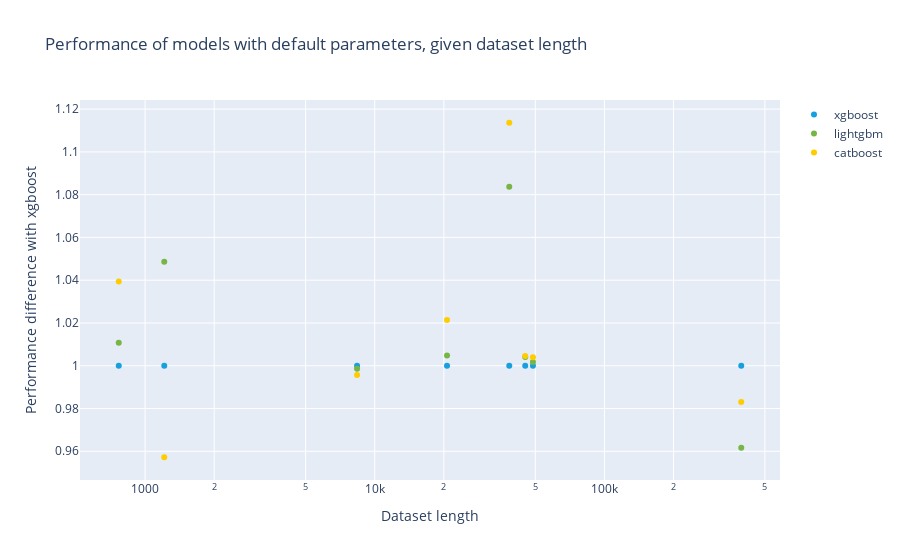

The cell this chart's notebook holds for it:
### Markdown cell above
# Dataset length impact

### Code cell
fig = go.Figure(data=[go.Scatter(x=perfs_tuned_vs_untuned_scaled["length"], 
                                y=perfs_tuned_vs_untuned_scaled["xgboost_with_default_parameters"],
                                mode='markers',
                               marker_color="#189FDD",
                                name="xgboost"),
                      go.Scatter(x=perfs_tuned_vs_untuned_scaled["length"], 
                                y=perfs_tuned_vs_untuned_scaled["lightgbm_with_default_parameters"],
                                mode='markers',
                               marker_color="#76B644",
                                name="lightgbm"),
                      go.Scatter(x=perfs_tuned_vs_untuned_scaled["length"], 
                                y=perfs_tuned_vs_untuned_scaled["catboost_with_default_parameters"],
                                mode='markers',
                               marker_color="#FFCC00",
                                name="catboost")
                     ])
fig.update_xaxes(type="log", title="Dataset length")
fig.update_yaxes(title="Performance difference with xgboost")

fig.update_layout(title="Performance of models with default parameters, given dataset length")
fig.show()

### Figure 1 — Plotly figure (JSON) as saved in the notebook; plotly's stock layout.template omitted (floating-point values rounded to 4 significant figures)
{"data": [{"marker": {"color": "#189FDD"}, "mode": "markers", "name": "xgboost", "type": "scatter", "x": [20640, 48842, 394299, 768, 45211, 8378, 1212, 38531], "y": [1, 1, 1, 1, 1, 1, 1, 1]}, {"marker": {"color": "#76B644"}, "mode": "markers", "name": "lightgbm", "type": "scatter", "x": [20640, 48842, 394299, 768, 45211, 8378, 1212, 38531], "y": [1.005, 1.002, 0.9617, 1.011, 1.004, 0.9986, 1.049, 1.084]}, {"marker": {"color": "#FFCC00"}, "mode": "markers", "name": "catboost", "type": "scatter", "x": [20640, 48842, 394299, 768, 45211, 8378, 1212, 38531], "y": [1.021, 1.004, 0.983, 1.039, 1.005, 0.9956, 0.9572, 1.114]}], "layout": {"title": {"text": "Performance of models with default parameters, given dataset length"}, "xaxis": {"title": {"text": "Dataset length"}, "type": "log"}, "yaxis": {"title": {"text": "Performance difference with xgboost"}}}}
